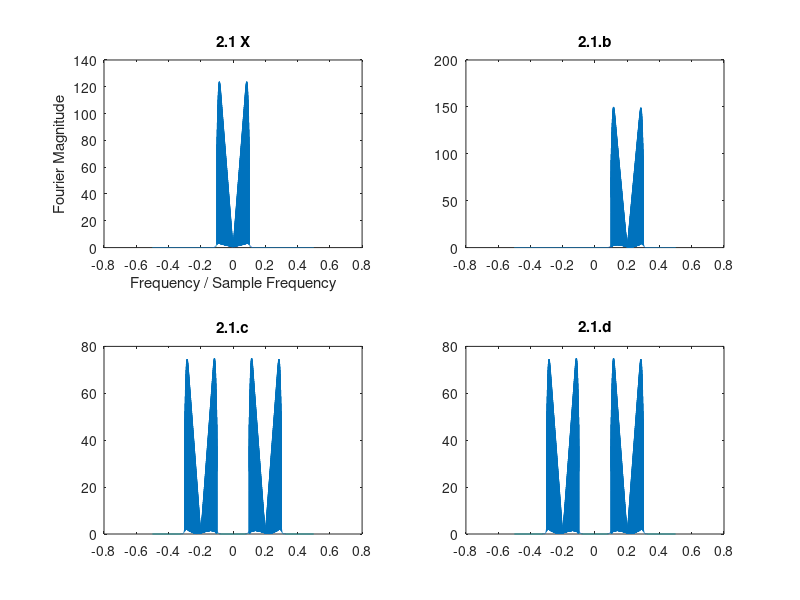
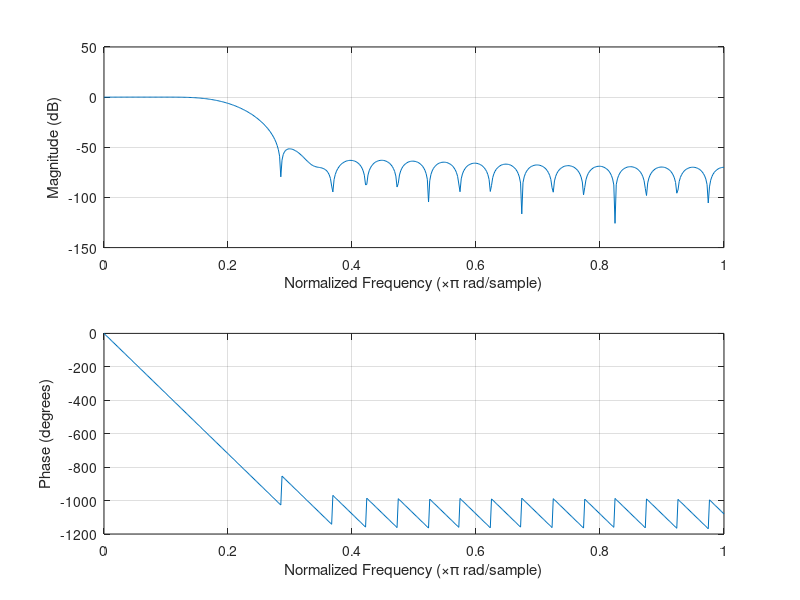
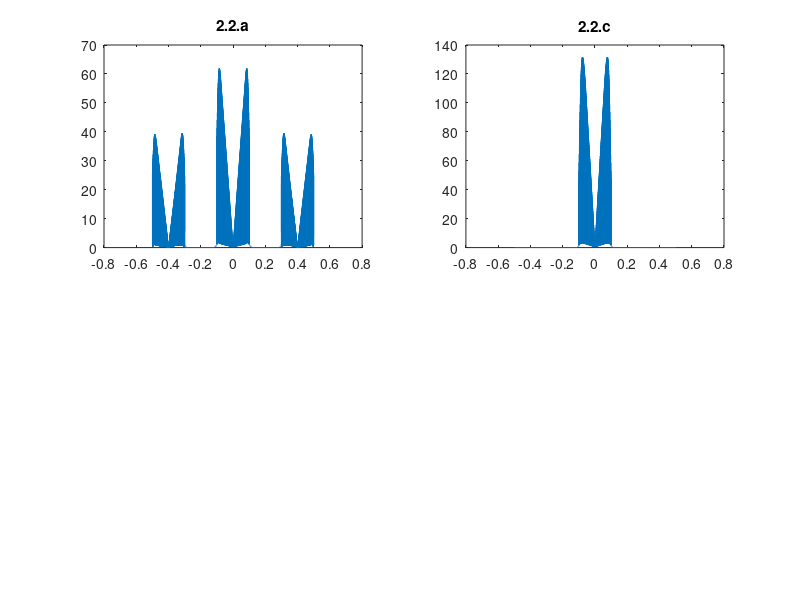

MATLAB code to generate these figures, in order:

% 2.1
load proj2_wave1 
X = fft(x);
n = (length(X) - 1)/2;
f = (-n:n)/n/2;
figure
subplot(2,2,1);
plot(f,fftshift(abs(X)));
xlabel('Frequency / Sample Frequency');
ylabel('Fourier Magnitude');
title('2.1 X');

% a
%soundsc(x,8000)

% b
% 
x1=exp(2i*pi*0.2*(1:length(x))).*x;
X1 = fft(x1);
n = (length(X1) - 1)/2;
f = (-n:n)/n/2;
subplot(2,2,2);
plot(f,fftshift(abs(X1)));
title('2.1.b');

% c
% slight difference in amplitude compared to b
x2=real(exp(2i*pi*0.2*(1:length(x))).*x);
% soundsc(x2,8000)
X2 = fft(x2);
n = (length(X2) - 1)/2;
f = (-n:n)/n/2;
subplot(2,2,3);
plot(f,fftshift(abs(X2)));
title('2.1.c');

% d
x3=cos(2*pi*0.2*(1:length(x))).*x;
X3 = fft(x3);
n = (length(X3) - 1)/2;
f = (-n:n)/n/2;
subplot(2,2,4);
plot(f,fftshift(abs(X3)));
title('2.1.d');
% soundsc(x3,8000)

% 2.2

h=fir1(40,0.2);
figure;freqz(h)

% a
x4=cos(2*pi*0.2*(1:length(x))).*x3;
X4 = fft(x4);
n = (length(X4) - 1)/2;
f = (-n:n)/n/2;
figure
subplot(2,2,1);
plot(f,fftshift(abs(X4)));
title('2.2.a');
soundsc(x4,8000)

% b

% c 
x5=filter(h,1,x4);
X5 = fft(x5)./0.4; % why divide by 0.4?  This was achieve by seeing the omega variable 
n = (length(X5) - 1)/2;
f = (-n:n)/n/2;
% figure
subplot(2,2,2);
plot(f,fftshift(abs(X5)));
title('2.2.c');
% soundsc(x5,8000)

